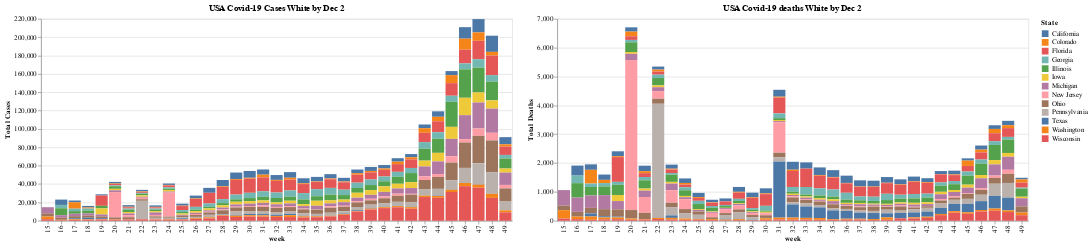

This figure's notebook cell:
### Code cell
brush=alt.selection(type='interval')
filter=all_state_sorted['Ethnic']=='White'
all_state_sub=all_state_sorted[filter]
bar1 = alt.Chart(all_state_sub, title="USA Covid-19 Cases White by Dec 2").mark_bar().encode(
     x='week:N',
     y=alt.Y('week_case:Q', title="Total Cases"),
     color='State:N',
     tooltip=['State:N',
              alt.Tooltip('week_case:Q'),
              alt.Tooltip('week_deaths:Q')
     ]
).add_selection(brush)

bar2 = alt.Chart(all_state_sub,title="USA Covid-19 deaths White by Dec 2").mark_bar().encode(
    x='week:N',
    y=alt.Y('week_death:Q', title="Total Deaths"),
    color='State:N',
    tooltip=['State:N',
             alt.Tooltip('week_case:Q'),
             alt.Tooltip('week_death:Q')
             ]
#).transform_filter(brush)
).add_selection(brush)

combined1=bar1 | bar2 



combined1.save('USA_Covid_State_White_weekly.html')
from google.colab import files
files.download('USA_Covid_State_White_weekly.html')
combined1

### Figure 1 — Vega-Lite specification as saved in the notebook (floating-point values rounded to 4 significant figures; data arrays with more than 128 entries replaced by an {"elided": "..."} marker saying what was removed)
{"config": {"view": {"continuousWidth": 400, "continuousHeight": 300}}, "hconcat": [{"mark": "bar", "encoding": {"color": {"type": "nominal", "field": "State"}, "tooltip": [{"type": "nominal", "field": "State"}, {"type": "quantitative", "field": "week_case"}, {"type": "quantitative", "field": "week_deaths"}], "x": {"type": "nominal", "field": "week"}, "y": {"type": "quantitative", "field": "week_case", "title": "Total Cases"}}, "selection": {"selector003": {"type": "interval"}}, "title": "USA Covid-19 Cases White by Dec 2"}, {"mark": "bar", "encoding": {"color": {"type": "nominal", "field": "State"}, "tooltip": [{"type": "nominal", "field": "State"}, {"type": "quantitative", "field": "week_case"}, {"type": "quantitative", "field": "week_death"}], "x": {"type": "nominal", "field": "week"}, "y": {"type": "quantitative", "field": "week_death", "title": "Total Deaths"}}, "selection": {"selector003": {"type": "interval"}}, "title": "USA Covid-19 deaths White by Dec 2"}], "data": {"name": "data-c2757f3a2934d5ff1f9606dda606be55"}, "$schema": "https://vega.github.io/schema/vega-lite/v4.8.1.json", "datasets": {"data-c2757f3a2934d5ff1f9606dda606be55": {"elided": "428 records"}}}
